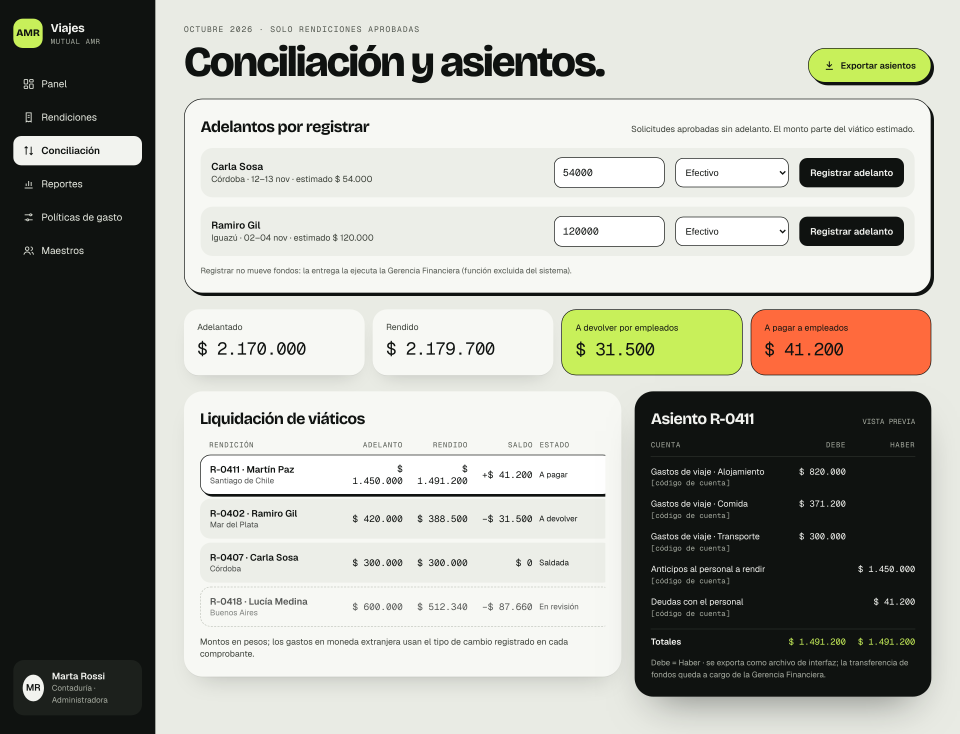
#> input picture design/screens/alto-contraste/Conciliacion.png, 2880 x 2202 px (shown at 1/3 size)
$ python -i paper.py   (imports and definitions only)
#> lines starting #> are read from the running program, lines starting #| are printed output that depends on the picture; after the words box and inside, x2 and y2 are one past the last pixel; in counts of white or black regions, pixels touching at a corner belong together
### services/verifier/verifier/image/base.py
"""Tipos de imagen que usan la región del papel, el preprocesamiento y la medición de calidad."""

import cv2
import numpy as np
import numpy.typing as npt

Image = npt.NDArray[np.uint8]  # gris (alto × ancho) o color BGR (alto × ancho × 3), como OpenCV
Polygon = npt.NDArray[np.float32]  # N × 2 puntos (x, y) en píxeles de la foto original

_COLOR_CHANNELS = 3


# [5 lines left out: function to_grayscale, not called in this run]


def to_color(image: Image) -> Image:
    """El color del papel se mira en color; una imagen gris se repite en los 3 canales."""
    if image.ndim == _COLOR_CHANNELS:
        return image
    return cv2.cvtColor(image, cv2.COLOR_GRAY2BGR)


def scale_to_long_side(image: Image, long_side: int) -> tuple[Image, float]:
    """Achica (o agranda) la imagen hasta ese lado largo; devuelve la imagen y el factor usado.

    INTER_AREA promedia al achicar (no inventa bordes); al agrandar, interpolación lineal.
    """
    factor = long_side / max(image.shape[:2])
    if factor == 1:
        return image, factor
    interpolation = cv2.INTER_AREA if factor < 1 else cv2.INTER_LINEAR
    scaled = cv2.resize(image, None, fx=factor, fy=factor, interpolation=interpolation)
    return scaled, factor


def fill_polygon(polygon: Polygon, shape: tuple[int, ...]) -> npt.NDArray[np.bool_]:
    """Máscara del tamaño dado con el polígono relleno."""
    mask = np.zeros(shape[:2], np.uint8)
    cv2.fillPoly(mask, [np.round(polygon).astype(np.int32)], 1)
    return mask.astype(bool)

### services/verifier/verifier/image/paper.py
"""Encuentra el papel del comprobante por su color: claro y casi sin saturación (12.5, D39).

Se busca por color y no por bordes rectos: el borde dentado de un boleto, los pliegues y una
sombra rompen las líneas rectas, pero no cambian que el papel sea claro y casi gris, y que los
fondos (tela, parquet) tengan color o sean más oscuros.
"""

from dataclasses import dataclass

import cv2
import numpy as np
import numpy.typing as npt

from verifier.image.base import Image, Polygon, fill_polygon, scale_to_long_side, to_color

# Ajustes del procesamiento de imagen. No son parámetros del motor: Contaduría no los cambia.
WORKING_LONG_SIDE = 800  # en una copia chica la búsqueda es más rápida y menos ruidosa
MEDIAN_KERNEL = 7  # borra el texto y la trama de la tela antes de mirar el color
MAX_PAPER_CHROMA = 20.0  # distancia al gris en el plano a/b de Lab: el papel casi no tiene color
CLOSING_KERNEL = np.ones((15, 15), np.uint8)  # rellena pliegues y renglones que quedaron afuera
OPENING_KERNEL = np.ones((9, 9), np.uint8)  # borra manchitas claras sueltas
MIN_LISTED_AREA_FRACTION = 0.005  # regiones más chicas ni se listan como candidatas
MIN_PAPER_AREA_FRACTION = 0.05  # de la foto: descarta zapatillas, reflejos y renglones
MIN_TEXT_DENSITY = 0.03  # fracción de píxeles de tinta adentro: una puerta o una caja lisa no
INK_BLOCK_SIZE = 25  # vecindario del umbral adaptativo que separa la tinta del papel
INK_OFFSET = 15  # cuánto más oscura que su vecindario tiene que ser la tinta
TEXT_MARGIN_KERNEL = np.ones((9, 9), np.uint8)  # sin contar el borde del propio papel
BORDER_MARGIN_PIXELS = 3  # a la escala de trabajo: más cerca, la región toca el borde de la foto


@dataclass(frozen=True)
class PaperRegion:
    """Una región clara y sin color de la foto y lo que se midió para decidir si es el papel.

    El contorno y la envolvente están en píxeles de la foto original. La envolvente convexa cubre
    el borde dentado y los pliegues. rejection es None si la región puede ser el papel.
    """

    outline: Polygon
    hull: Polygon
    area_fraction: float
    text_density: float
    touches_border: bool
    rejection: str | None


def find_paper(image: Image) -> PaperRegion | None:
    """12.5, etapa 1: la región del papel, o None si ninguna parece un comprobante."""
    return choose_paper(find_paper_candidates(image))


def find_paper_candidates(image: Image) -> list[PaperRegion]:
    """Todas las regiones claras y sin color, con el motivo de descarte de cada una."""
    small, factor = scale_to_long_side(to_color(image), WORKING_LONG_SIDE)
    paper_like = _paper_like_pixels(small)
    ink = _ink(small)
    count, labels, stats, _ = cv2.connectedComponentsWithStats(paper_like)
    minimum_area = MIN_LISTED_AREA_FRACTION * paper_like.size
    return [
        _candidate(labels == label, ink, factor)
        for label in range(1, count)
        if stats[label, cv2.CC_STAT_AREA] >= minimum_area
    ]


def choose_paper(candidates: list[PaperRegion]) -> PaperRegion | None:
    """Gana la de más texto por superficie: el comprobante, no la puerta clara de al lado."""
    eligible = [candidate for candidate in candidates if candidate.rejection is None]
    if not eligible:
        return None
    return max(eligible, key=lambda candidate: candidate.text_density)


def _paper_like_pixels(small: Image) -> npt.NDArray[np.uint8]:
    """Claro (sobre el corte de Otsu de la propia foto) y casi sin color."""
    smooth = cv2.medianBlur(small, MEDIAN_KERNEL)
    lab = cv2.cvtColor(smooth, cv2.COLOR_BGR2LAB)
    lightness = lab[:, :, 0]
    chroma = np.hypot(lab[:, :, 1].astype(np.float32) - 128, lab[:, :, 2].astype(np.float32) - 128)
    lightness_cut, _ = cv2.threshold(lightness, 0, 255, cv2.THRESH_BINARY + cv2.THRESH_OTSU)
    paper_like = ((chroma < MAX_PAPER_CHROMA) & (lightness > lightness_cut)).astype(np.uint8)
    closed = cv2.morphologyEx(paper_like, cv2.MORPH_CLOSE, CLOSING_KERNEL)
    return cv2.morphologyEx(closed, cv2.MORPH_OPEN, OPENING_KERNEL)


def _ink(small: Image) -> npt.NDArray[np.uint8]:
    """Píxeles bastante más oscuros que su vecindario: el texto impreso."""
    grayscale = cv2.cvtColor(small, cv2.COLOR_BGR2GRAY)
    return cv2.adaptiveThreshold(
        grayscale,
        1,
        cv2.ADAPTIVE_THRESH_MEAN_C,
        cv2.THRESH_BINARY_INV,
        INK_BLOCK_SIZE,
        INK_OFFSET,
    )


def _candidate(
    component: npt.NDArray[np.bool_], ink: npt.NDArray[np.uint8], factor: float
) -> PaperRegion:
    contours, _ = cv2.findContours(
        component.astype(np.uint8), cv2.RETR_EXTERNAL, cv2.CHAIN_APPROX_SIMPLE
    )
    outline = max(contours, key=cv2.contourArea).reshape(-1, 2).astype(np.float32)
    hull = cv2.convexHull(outline).reshape(-1, 2)
    area_fraction = float(component.mean())
    text_density = _text_density(hull, ink)
    return PaperRegion(
        outline=outline / factor,
        hull=hull / factor,
        area_fraction=area_fraction,
        text_density=text_density,
        touches_border=_touches_border(hull, component.shape),
        rejection=_rejection(area_fraction, text_density),
    )


def _text_density(hull: Polygon, ink: npt.NDArray[np.uint8]) -> float:
    inside = cv2.erode(fill_polygon(hull, ink.shape).astype(np.uint8), TEXT_MARGIN_KERNEL)
    if not inside.any():
        return 0.0
    return float(ink[inside.astype(bool)].mean())


def _touches_border(hull: Polygon, shape: tuple[int, ...]) -> bool:
    """Si toca el borde, el papel puede seguir fuera de la foto: no se ven sus cuatro esquinas."""
    height, width = shape[:2]
    return bool(
        hull[:, 0].min() <= BORDER_MARGIN_PIXELS
        or hull[:, 1].min() <= BORDER_MARGIN_PIXELS
        or hull[:, 0].max() >= width - 1 - BORDER_MARGIN_PIXELS
        or hull[:, 1].max() >= height - 1 - BORDER_MARGIN_PIXELS
    )


def _rejection(area_fraction: float, text_density: float) -> str | None:
    if area_fraction < MIN_PAPER_AREA_FRACTION:
        return (
            f"región chica: {_percent(area_fraction)} de la foto "
            f"(mínimo {_percent(MIN_PAPER_AREA_FRACTION)})"
        )
    if text_density < MIN_TEXT_DENSITY:
        return (
            f"poco texto: {_percent(text_density)} de tinta "
            f"(mínimo {_percent(MIN_TEXT_DENSITY)})"
        )
    return None


def _percent(fraction: float) -> str:
    return f"{fraction * 100:.1f} %".replace(".", ",")

>>> import cv2
>>> picture = cv2.imread('../../../../design/screens/alto-contraste/Conciliacion.png')
#> picture is the input picture: shape (2202, 2880, 3); mean B, G, R 159.9, 168, 167.5
>>> result = find_paper(picture)
#> in scale_to_long_side, `factor = long_side / max(image.shape[:2])`: factor = 0.278
#> in scale_to_long_side, `interpolation = cv2.INTER_AREA if factor < 1 else cv2.INTER_LINEAR`: interpolation = 3
#> in scale_to_long_side, `scaled = cv2.resize(image, None, fx=factor, fy=factor, interpolation=i..`:
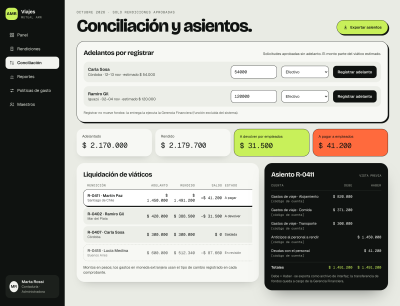
#> scaled: shape (612, 800, 3) (shown at 1/2 size); mean B, G, R 159.9, 168, 167.5
#> in find_paper_candidates, `small, factor = scale_to_long_side(to_color(image), WORKING_LONG_SIDE)`: factor = 0.278
#> in _paper_like_pixels, `lightness = lab[:, :, 0]`:
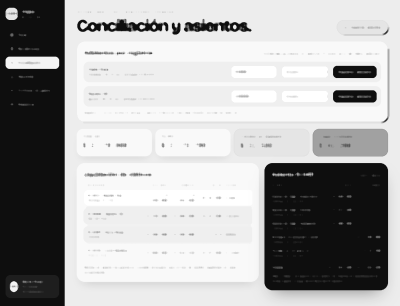
#> lightness: shape (612, 800) (shown at 1/2 size); min 14, max 255, mean 171.2
#> in _paper_like_pixels, `chroma = np.hypot(lab[:, :, 1].astype(np.float32) - 128, lab[:, :, 2]...`:
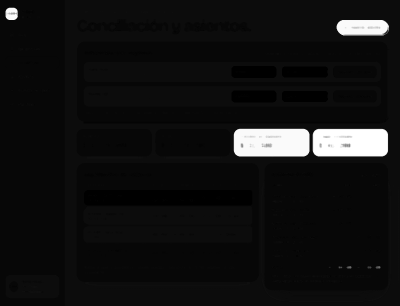
#> chroma: shape (612, 800) float32 (shown at 1/2 size); min 0, max 75.66, mean 5.6; drawn with min black and max white
#> in _paper_like_pixels, `lightness_cut, _ = cv2.threshold(lightness, 0, 255, cv2.THRESH_BINARY ..`: lightness_cut = 127
#> in _paper_like_pixels, `paper_like = ((chroma < MAX_PAPER_CHROMA) & (lightness > lightness_cut..`:
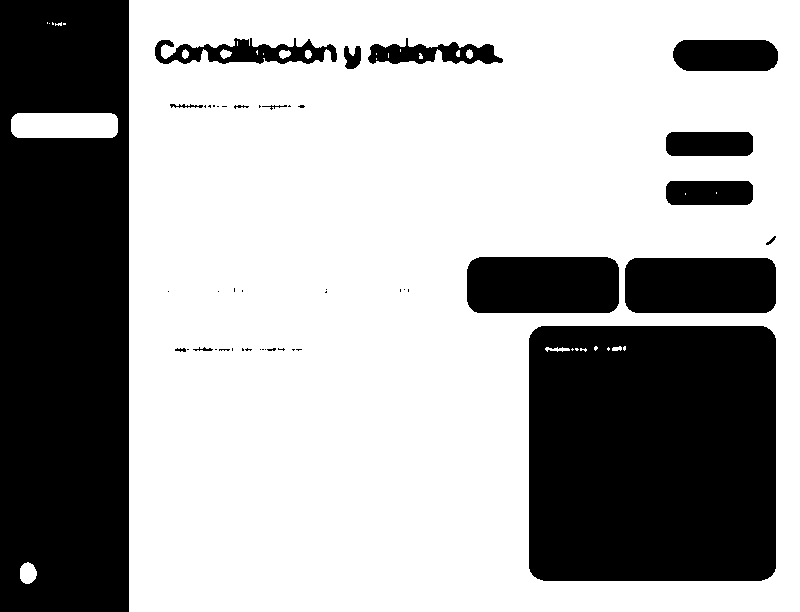
#> paper_like: shape (612, 800); values 0 (black) and 1 (white), 65.8% white; 46 black regions (30 under 20 px), largest, box (x1, y1, x2, y2) and area: (0, 0, 129, 612) 76011, (529, 326, 776, 581) 62577, (467, 257, 619, 313) 8346
#> in _ink, `return cv2.adaptiveThreshold( grayscale, 1, cv2.ADAPTIVE_THRESH_MEAN_C..`:
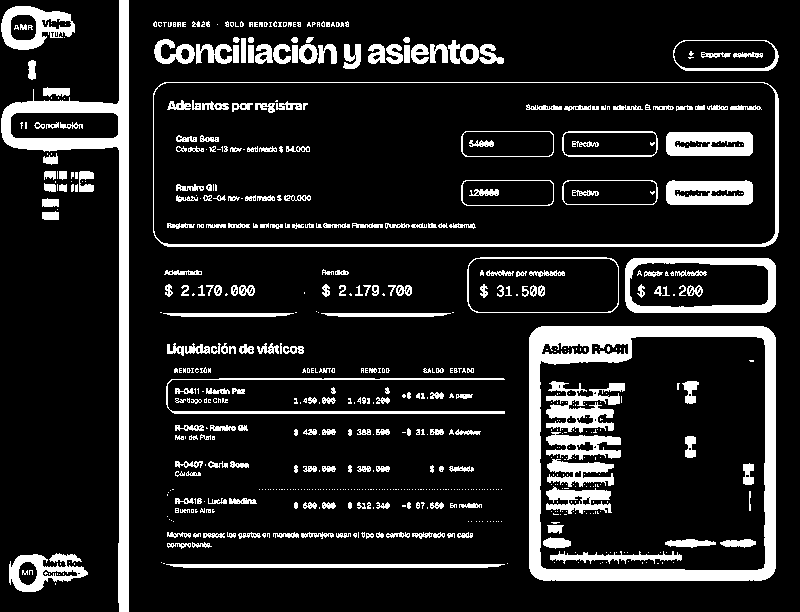
#> returned value: shape (612, 800); values 0 (black) and 1 (white), 13.7% white; 678 white regions (422 under 20 px)
#> in find_paper_candidates, `count, labels, stats, _ = cv2.connectedComponentsWithStats(paper_like)`:
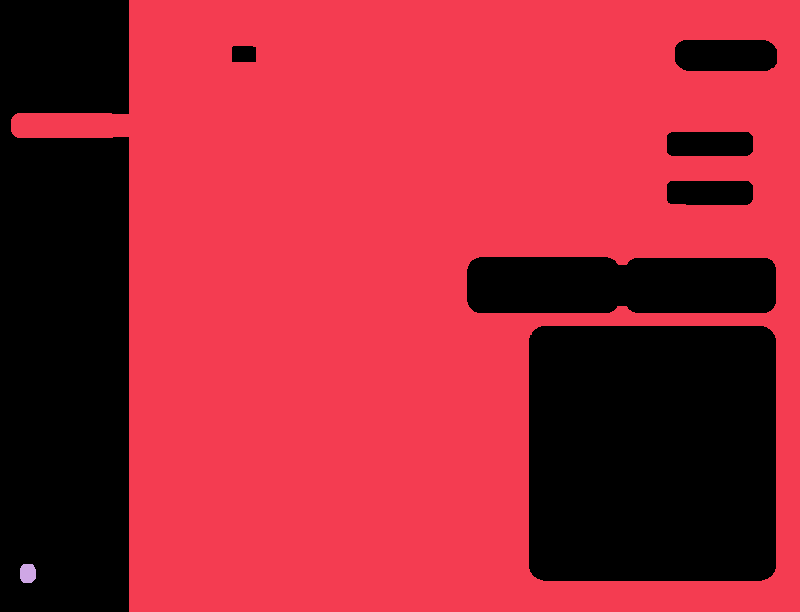
#> labels: shape (612, 800) int32; 3 distinct labels, from 0 to 2; one colour per label, 0 black
#> in find_paper_candidates, `count, labels, stats, _ = cv2.connectedComponentsWithStats(paper_like)`: count = 3; stats = [[0, 0, 777, 612, 162761], [11, 0, 789, 612, 326568], [20, 564, 16, 19, 271]]
#> in _candidate, `contours, _ = cv2.findContours( component.astype(np.uint8), cv2.RETR_E..`: contours = 1 contour; box (x1, y1, x2, y2) and area: (11, 0, 800, 612) 412140
#> in _candidate, `outline = max(contours, key=cv2.contourArea).reshape(-1, 2).astype(np...`: outline = 24 rows, first 8: [129, 0], [129, 113], [128, 114], [112, 114], [111, 113], [17, 113], [16, 114], [15, 114]
#> in _candidate, `hull = cv2.convexHull(outline).reshape(-1, 2)`: hull = [[799, 0], [799, 611], [129, 611], [11, 131], [11, 119], [12, 117], [129, 0]]
#> in _candidate, `area_fraction = float(component.mean())`: area_fraction = 0.667
#> in _text_density, `inside = cv2.erode(fill_polygon(hull, ink.shape).astype(np.uint8), TEX..`:
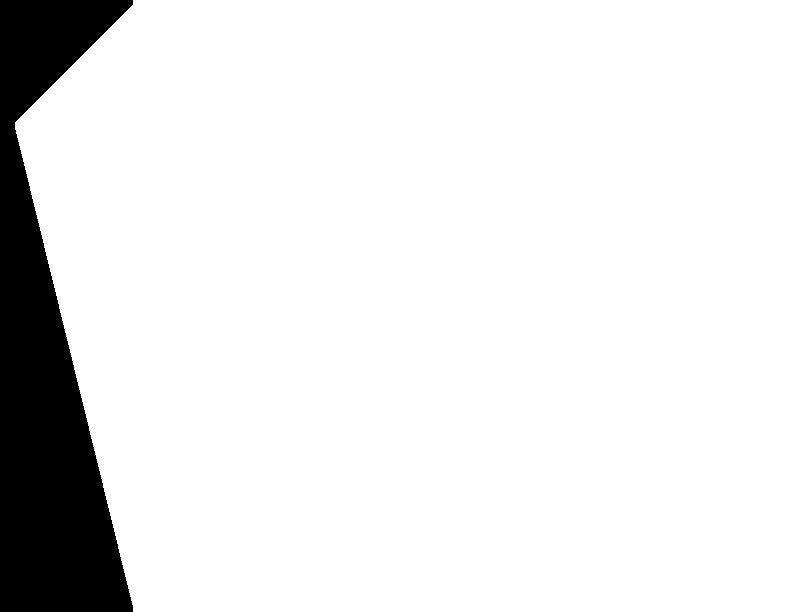
#> inside: shape (612, 800); values 0 (black) and 1 (white), 90.7% white; 1 black region, box (x1, y1, x2, y2) and area: (0, 0, 133, 612) 45523
#> in _candidate, `text_density = _text_density(hull, ink)`: text_density = 0.14
#> in choose_paper, `eligible = [candidate for candidate in candidates if candidate.rejecti..`: eligible = 1 item

$ run again, on design/screens/alto-contraste/Contaduria-Rendicion.png
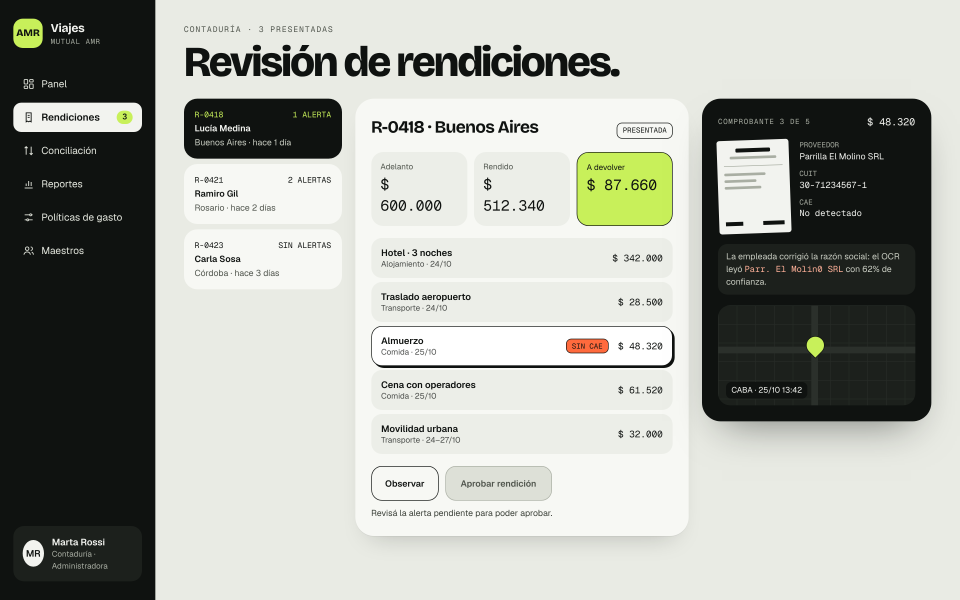
#> input picture design/screens/alto-contraste/Contaduria-Rendicion.png, 2880 x 1800 px (shown at 1/3 size)
#> picture is the input picture: shape (1800, 2880, 3); mean B, G, R 164.6, 171.5, 168.9
#> in scale_to_long_side, `factor = long_side / max(image.shape[:2])`: factor = 0.278
#> interpolation = 3
#> in find_paper_candidates, `small, factor = scale_to_long_side(to_color(image), WORKING_LONG_SIDE)`: factor = 0.278
#> lab: shape (500, 800, 3); mean of channels 0, 1, 2 172.7, 125.7, 131.2
#> lightness_cut = 128
#> paper_like: shape (500, 800); values 0 (black) and 1 (white), 68.7% white; 26 black regions (12 under 20 px), largest, box (x1, y1, x2, y2) and area: (0, 0, 129, 500) 61648, (585, 82, 776, 351) 46500, (153, 82, 285, 132) 6473
#> closed: shape (500, 800); values 0 (black) and 1 (white), 70.4% white; 4 black regions, box (x1, y1, x2, y2) and area: (0, 0, 129, 500) 61367, (585, 82, 776, 351) 45547, (153, 82, 285, 132) 6473, (480, 126, 561, 189) 4975
#> in find_paper_candidates, `count, labels, stats, _ = cv2.connectedComponentsWithStats(paper_like)`:
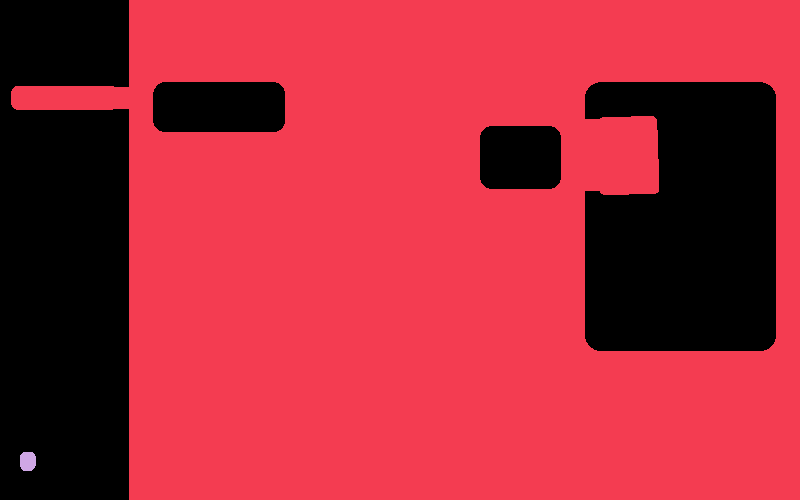
#> labels: shape (500, 800) int32; 3 distinct labels, from 0 to 2; one colour per label, 0 black
#> count = 3; stats = [[0, 0, 776, 500, 118447], [11, 0, 789, 500, 281280], [20, 452, 16, 19, 273]]
#> contours = 1 contour; box (x1, y1, x2, y2) and area: (11, 0, 800, 500) 336994
#> outline = 22 rows, first 8: [129, 0], [129, 86], [128, 87], [114, 87], [113, 86], [15, 86], [12, 89], [12, 90]
#> hull = [[799, 0], [799, 499], [129, 499], [11, 104], [11, 91], [12, 89], [15, 86], [129, 0]]
#> area_fraction = 0.703
#> mask: shape (500, 800); values 0 (black) and 1 (white), 91.5% white; 1 black region, box (x1, y1, x2, y2) and area: (0, 0, 129, 500) 34163
#> in _text_density, `inside = cv2.erode(fill_polygon(hull, ink.shape).astype(np.uint8), TEX..`:
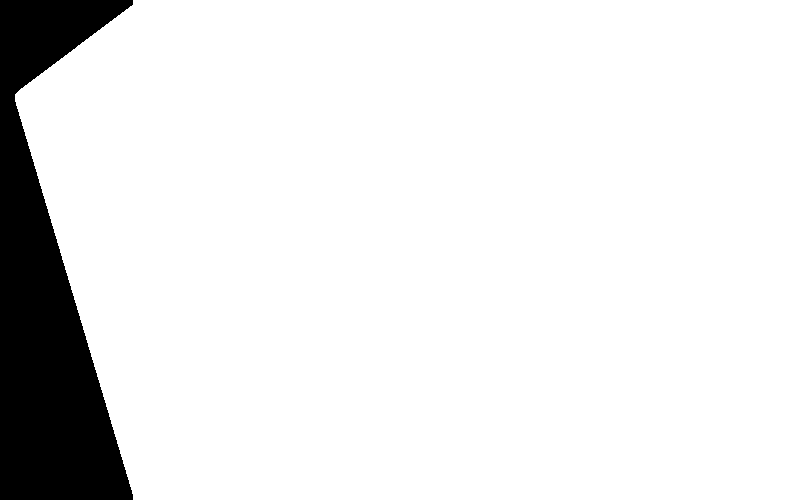
#> inside: shape (500, 800); values 0 (black) and 1 (white), 90.7% white; 1 black region, box (x1, y1, x2, y2) and area: (0, 0, 133, 500) 37107
#> text_density = 0.121
#> eligible = 1 item
